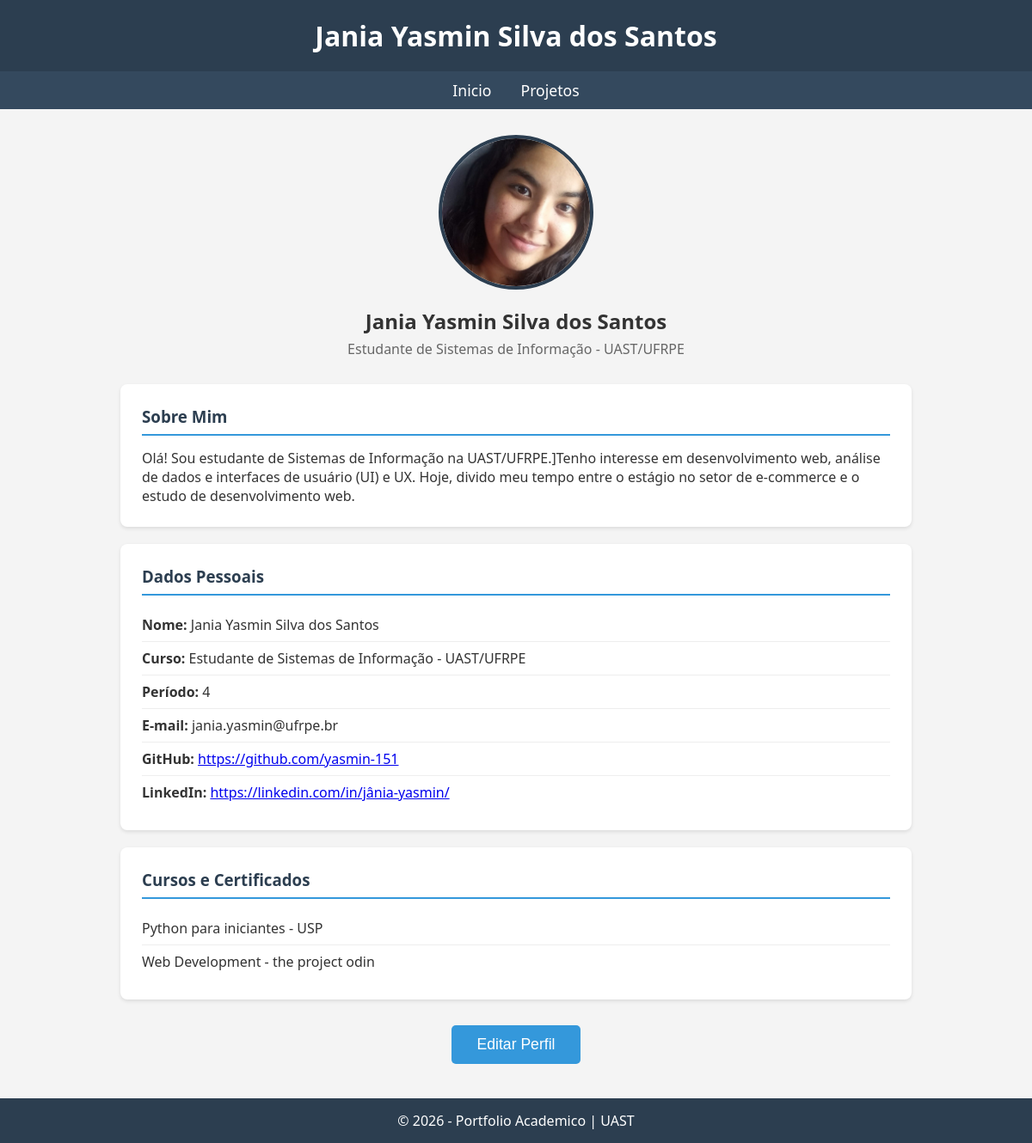
The page /portifolio/home/ on the database its author committed.
### core/models.py (models this page shows, shortened)
class Pessoal(models.Model):
    usuario = models.OneToOneField(
        settings.AUTH_USER_MODEL,
        on_delete=models.CASCADE,
        related_name='perfil',
        null=True,
        blank=True,
    )
    nome = models.CharField(max_length=200)
    descricao = models.TextField(blank=True)
    curso = models.CharField(max_length=200)
    periodo = models.CharField(max_length=50)
    email = models.EmailField()
    git = models.URLField(blank=True)
    linked = models.URLField(blank=True)
    imagem = models.ImageField(upload_to='perfil/')
    class Meta:
        verbose_name = 'Perfil Pessoal'
        verbose_name_plural = 'Perfis Pessoais'

### portifolio/models.py (models this page shows, shortened)
class Certificado(models.Model):
    descricao = models.CharField(max_length=255)

### portifolio/views.py (the view)
# urls.py: path('home/', views.home, name="home"),
def home(request):
    perfil = Pessoal.objects.first()
    certificados = Certificado.objects.all()
    projetos_lista = Projeto.objects.all()
    context = {
        'perfil': perfil,
        'certificados': certificados,
        'projetos': projetos_lista,
    }
    return render(request, 'portifolio/home.html', context)

### core/context_processors.py (called while the page is built)
def notificacao_ms(request):
    context = {
        'NOTIFICACAO_MS_URL': settings.NOTIFICACAO_MS_URL,
        'NOTIFICACAO_MS_API_KEY': settings.NOTIFICACAO_MS_API_KEY,
    }
    if request.user.is_authenticated:
        context['NOTIFICACAO_USER_ID'] = request.user.id
    return context

### portifolio/templates/portifolio/home.html (shortened to what this page needs)
{% extends "core/base.html" %}
{% block header_title %}{{perfil.nome}}{% endblock %}
{% block content %}
<div class="perfil">
    <img src="{{perfil.imagem.url}}" alt="Foto do Aluno">
    <h2>{{perfil.nome}}</h2>
    <p>{{perfil.curso}}</p>
</div>
<div class="secao">
    <h3>Sobre Mim</h3>
    <p>{{perfil.descricao}}</p>
</div>
<div class="secao">
    <h3>Dados Pessoais</h3>
    <ul>
        <li><strong>Nome:</strong> {{perfil.nome}}</li>
        <li><strong>Curso:</strong> {{perfil.curso}}</li>
        <li><strong>Período:</strong>
            {{perfil.periodo}}</li>
        <li><strong>E-mail:</strong> {{perfil.email}}</li>
        <li><strong>GitHub:</strong> <a href= "{{ perfil.git }}" target="_blank">{{ perfil.git }} </a> </li>
        <li><strong>LinkedIn:</strong> <a href= "{{ perfil.linked }}" target="_blank">{{ perfil.linked }} </a></li>
    </ul>
</div>
<div class="secao">
    <h3>Cursos e Certificados</h3>
    <ul>
        {% for cert in certificados %}
            <li>{{ cert.descricao }}</li>
        {% endfor %}
    </ul>
</div>
<div style="text-align: center; margin: 30px 0;">
    <button id="btn-editar" style="
        background-color: #3498db;
        color: white;
        border: none;
        padding: 12px 30px;
        font-size: 1.1em;
        border-radius: 5px;
        cursor: pointer;
    ">Editar Perfil</button>
</div>
{% endblock %}

### rows shown on the page
Pessoal: nome "Jania Yasmin Silva dos Santos", imagem (picture), curso "Estudante de Sistemas de Informação - UAST/UFRPE", descricao "Olá! Sou estudante de Sistemas de Informação na UAST/UFRPE.]Tenho interesse em desenvolvimento web, análise de dados e interfaces de usuário (UI) e UX. Hoje, divido meu tempo entre o estágio no setor de e-commerce e o estudo de desenvolvimento web.", periodo "4", email "jania.yasmin@ufrpe.br", git "https://github.com/yasmin-151", linked "https://linkedin.com/in/jânia-yasmin/"
Certificado: descricao "Python para iniciantes - USP"
Certificado: descricao "Web Development - the project odin"
